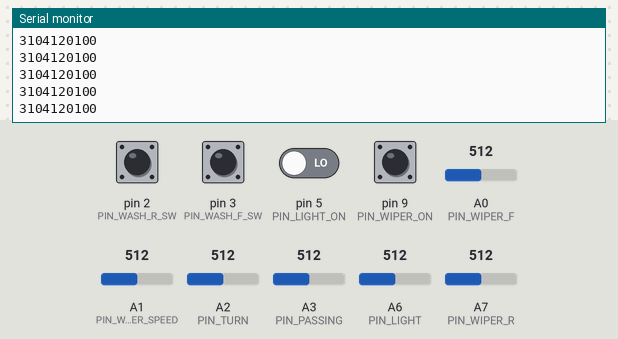
This sketch was run on a simulated Arduino Nano, built with avr-gcc and run on an emulated ATmega328P. On the bench: the last lines printed to the serial monitor. The test bench sets the inputs (shaded band); at power-on: pin 3 (PIN_WASH_F_SW), pin 9 (PIN_WIPER_ON) HIGH, pin 2 (PIN_WASH_R_SW), pin 5 (PIN_LIGHT_ON) LOW, A0 (PIN_WIPER_F) = 512, A1 (PIN_WIPER_SPEED) = 512, A2 (PIN_TURN) = 512, A6 (PIN_LIGHT) = 512, A3 (PIN_PASSING) = 512, A7 (PIN_WIPER_R) = 512.

Above: at 1.2 s.
1.3 s: A0 (PIN_WIPER_F) set to 710
At 1.32 s:
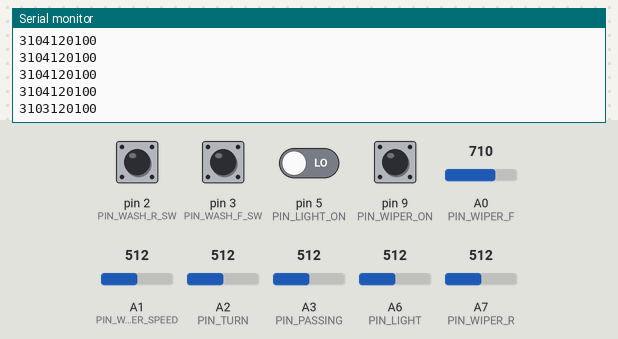
2.8 s: A1 (PIN_WIPER_SPEED) set to 710
At 2.84 s:
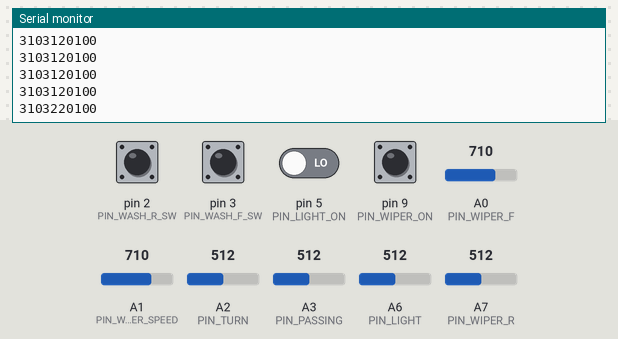
4.3 s: A2 (PIN_TURN) set to 710
At 4.36 s:
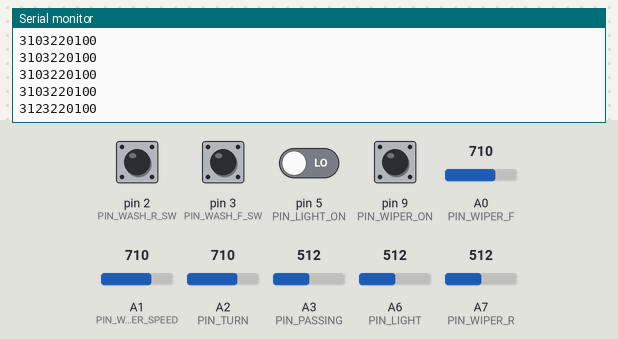
5.8 s: A6 (PIN_LIGHT) set to 710
At 5.88 s:
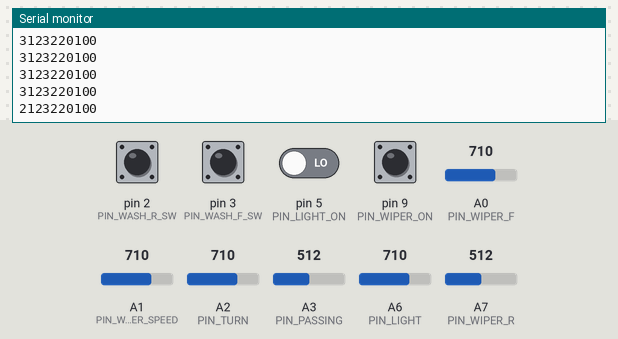
7.3 s: A3 (PIN_PASSING) set to 306
At 7.3 s:
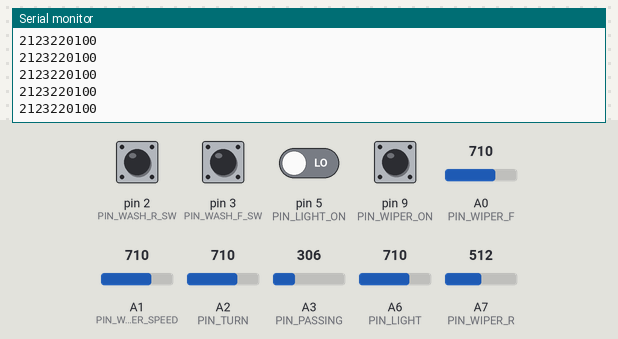
8.8 s: A7 (PIN_WIPER_R) set to 306
At 8.82 s:
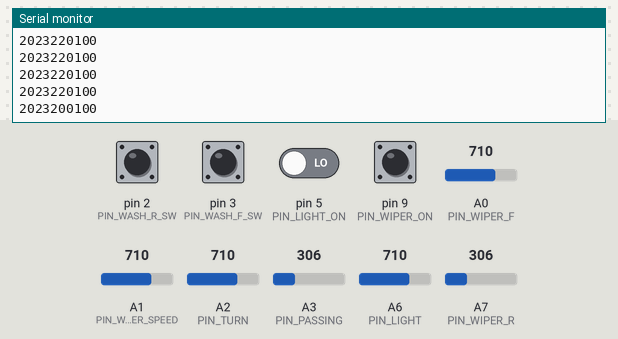

The sketch:

i30.ino
```cpp
/*
  arduino pin mapping
*/
#define PIN_WASH_R_SW 2
#define PIN_WASH_F_SW 3
#define PIN_LIGHT_ON  5
#define PIN_WIPER_ON  9
#define PIN_WIPER_F A0
#define PIN_WIPER_SPEED A1
#define PIN_WIPER_R A7
#define PIN_LIGHT A6
#define PIN_TURN  A2
#define PIN_PASSING A3

byte buffer[11];    // data buffer

void setup() {
  // put your setup code here, uto run once:
  Serial.begin(115200);

  pinMode(PIN_LIGHT_ON, INPUT_PULLUP);
  pinMode(PIN_WASH_F_SW, INPUT_PULLUP);
  pinMode(PIN_LIGHT_ON, INPUT);
  pinMode(PIN_WIPER_ON, INPUT_PULLUP);
  Serial.println("Started");
}

void loop() {
  readMFS();
  send2P5();
  delay(100);
}

void readMFS(){
  // light switch
  buffer[0] = checkLightSwitch(analogRead(PIN_LIGHT));

  // passing/high switch
  buffer[1]= checkPassingSwitch(analogRead(PIN_PASSING));

  // turn signal
  buffer[2] = checkTurnSignal(analogRead(PIN_TURN));

  // front wiper switch
  buffer[3] = checkFrontWiper(analogRead(PIN_WIPER_F));

  // front wiper speed
  buffer[4] = checkFrontWiperSpeed(analogRead(PIN_WIPER_SPEED));

  // rear wiper switch
  buffer[5] = checkRearWiperSwitch(analogRead(PIN_WIPER_R));

  // washer front sw
  buffer[6] = checkWasherFrontSW(digitalRead(PIN_WASH_F_SW));

  // washer rear sw
  buffer[7] = checkWasherRearSW(digitalRead(PIN_WASH_R_SW));

  // light on / wiper on
  buffer[8] = checkLightLowBackupOn(digitalRead(PIN_LIGHT_ON));
  buffer[9] = checkWiperLowBackupOn(digitalRead(PIN_WIPER_ON));
//  buffer[10] = '\n';
}

uint8_t checkLightSwitch(uint16_t val){
  if(val < 300)         return 0;
  else if (val < 700)   return 3;   // LOW
  else if (val < 900)   return 2;   // FOG
  else                  return 1;   // AUTO
}

uint8_t checkPassingSwitch(uint16_t val){
  // Serial.println("!");
  if(val < 500)         return 0;
  else if (val < 850)   return 1;   // high beam
  else                  return 2;   // passing
}

uint8_t checkTurnSignal(uint16_t val){
  if(val < 600)         return 0;
  else if (val < 850)   return 2;   // right
  else                  return 1;   // left
}


uint8_t checkFrontWiper(uint16_t val){
  if(val < 200)        return 0;
  else if(val < 700)   return 4;
  else if (val < 900)  return 3;
  else if (val < 950)  return 2;
  else                 return 1;

}

uint8_t checkFrontWiperSpeed(uint16_t val){
  if (val< 700)         return 1;
  else if (val < 850)   return 2;
  else if (val < 930)   return 3;
  else if (val < 980)   return 4;
  else                  return 5;
}

uint8_t checkRearWiperSwitch(uint16_t val){
  if(val < 500)         return 0;
  else if (val < 850)   return 2;
  else                  return 1;
}


uint8_t checkWasherFrontSW(uint8_t val){
  if(val == 0)  return 1;
  else          return 0;
}

uint8_t checkWasherRearSW(uint8_t val){
  if(val == 0)  return 1;
  else          return 0;
}


uint8_t checkWiperLowBackupOn(uint8_t val){
  if(val == 0)    return 1;
  else            return 0;
}

uint8_t checkLightLowBackupOn(uint8_t val){
  return val;
}

/*
  10 byte
  0 : LIGHT (0-3)
  1 : PASS/HIGH (0-2)
  2 : TURN SIGNAL (0-2)
  3 : FRONT WIPER ( 0-4)
  4 : FRONT WIPER SPEED (1-5)
  5 : REAR WIPER (0-2)
  6 : FRONT WASHER SW (0, 1)
  7 : REAR WASHER SW (0, 1)
  8 : LOW LIGHT BACKUP SW (0, 1)
  9: LOW WIPEr BACKUP SW (0, 1)
*/

void send2P5(){
  for(int i=0; i<10; i++){
    Serial.print(buffer[i]);
  }
  // Serial.write(buffer, 11);
  Serial.println();
}
```

Measured:
- after the input at 1.3 s, the serial monitor: prints a new line at once (image 1)
- after the input at 2.8 s, the serial monitor: prints a new line at once (image 2)
- after the input at 4.3 s, the serial monitor: prints a new line after 0.06 s (image 3)
- after the input at 5.8 s, the serial monitor: prints a new line after 0.08 s (image 4)
- after the input at 8.8 s, the serial monitor: prints a new line at once (image 6)
